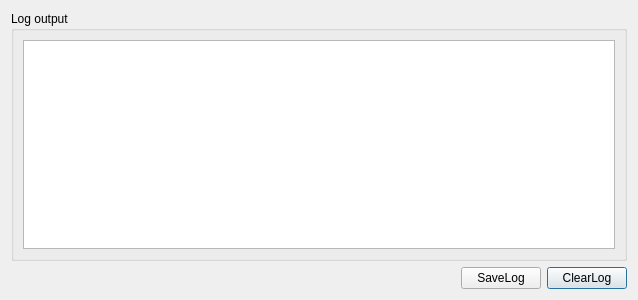
<?xml version="1.0" encoding="UTF-8"?>
<ui version="4.0">
 <class>SAKOutputLogDialog</class>
 <widget class="QDialog" name="SAKOutputLogDialog">
  <property name="geometry">
   <rect>
    <x>0</x>
    <y>0</y>
    <width>638</width>
    <height>300</height>
   </rect>
  </property>
  <property name="windowTitle">
   <string>Log Output</string>
  </property>
  <layout class="QGridLayout" name="gridLayout">
   <item row="1" column="2">
    <widget class="QPushButton" name="pushButton">
     <property name="text">
      <string>ClearLog</string>
     </property>
    </widget>
   </item>
   <item row="1" column="1">
    <widget class="QPushButton" name="pushButton_2">
     <property name="text">
      <string>SaveLog</string>
     </property>
    </widget>
   </item>
   <item row="1" column="0">
    <spacer name="horizontalSpacer">
     <property name="orientation">
      <enum>Qt::Horizontal</enum>
     </property>
     <property name="sizeHint" stdset="0">
      <size>
       <width>40</width>
       <height>20</height>
      </size>
     </property>
    </spacer>
   </item>
   <item row="0" column="0" colspan="3">
    <widget class="QGroupBox" name="groupBox">
     <property name="title">
      <string>Log output</string>
     </property>
     <layout class="QGridLayout" name="gridLayout_2">
      <item row="0" column="0">
       <widget class="QTextBrowser" name="textBrowser"/>
      </item>
     </layout>
    </widget>
   </item>
  </layout>
 </widget>
 <resources/>
 <connections/>
</ui>
